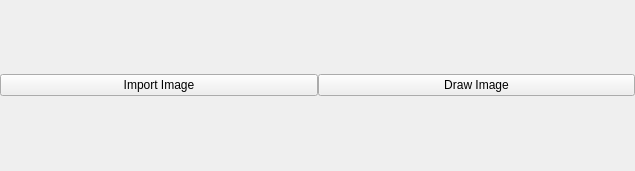
<?xml version="1.0" encoding="UTF-8"?>
<ui version="4.0">
 <class>addimage</class>
 <widget class="QWidget" name="addimage">
  <property name="geometry">
   <rect>
    <x>0</x>
    <y>0</y>
    <width>635</width>
    <height>171</height>
   </rect>
  </property>
  <property name="sizePolicy">
   <sizepolicy hsizetype="Expanding" vsizetype="Expanding">
    <horstretch>1</horstretch>
    <verstretch>1</verstretch>
   </sizepolicy>
  </property>
  <property name="windowTitle">
   <string>Form</string>
  </property>
  <layout class="QVBoxLayout" name="verticalLayout">
   <property name="spacing">
    <number>0</number>
   </property>
   <property name="leftMargin">
    <number>0</number>
   </property>
   <property name="topMargin">
    <number>0</number>
   </property>
   <property name="rightMargin">
    <number>0</number>
   </property>
   <property name="bottomMargin">
    <number>0</number>
   </property>
   <item>
    <layout class="QHBoxLayout" name="horizontalLayout">
     <property name="spacing">
      <number>0</number>
     </property>
     <item>
      <widget class="QPushButton" name="importButton">
       <property name="text">
        <string>Import Image</string>
       </property>
       <property name="icon">
        <iconset resource="resources.qrc">
         <normaloff>:/visualModeIcons/img/icons/visualModeIcons/vertical_align_bottom_black_96x96.png</normaloff>:/visualModeIcons/img/icons/visualModeIcons/vertical_align_bottom_black_96x96.png</iconset>
       </property>
      </widget>
     </item>
     <item>
      <widget class="QPushButton" name="drawButton">
       <property name="text">
        <string>Draw Image</string>
       </property>
       <property name="icon">
        <iconset resource="resources.qrc">
         <normaloff>:/visualModeIcons/img/icons/elementIcons/edit_black_96x96.png</normaloff>:/visualModeIcons/img/icons/elementIcons/edit_black_96x96.png</iconset>
       </property>
      </widget>
     </item>
    </layout>
   </item>
  </layout>
 </widget>
 <resources>
  <include location="resources.qrc"/>
 </resources>
 <connections/>
</ui>
